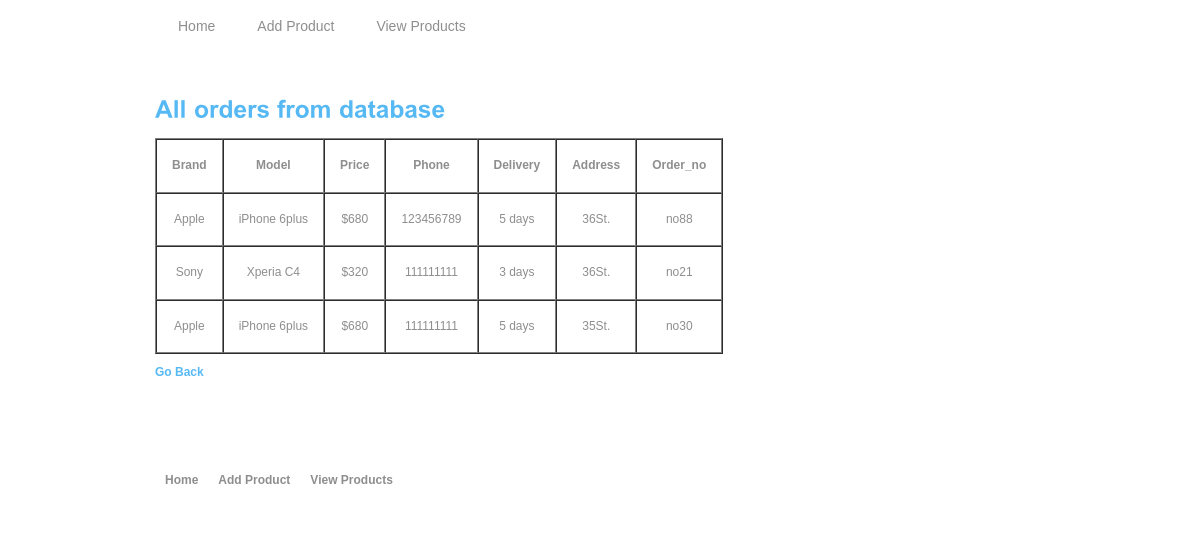
The page /admin/view_order.php on the database its author committed.
### tables this page shows
CREATE TABLE IF NOT EXISTS `buy` (
  `brand` varchar(20) NOT NULL,
  `model` varchar(30) NOT NULL,
  `price` varchar(20) NOT NULL,
  `phone` varchar(20) NOT NULL,
  `delivery` varchar(20) NOT NULL,
  `address` varchar(200) NOT NULL,
  `Order_no` varchar(100) NOT NULL
);

### admin/view_order.php (the view, shortened to what this page needs)
<!DOCTYPE html PUBLIC "-//W3C//DTD XHTML 1.0 Transitional//EN" "http://www.w3.org/TR/xhtml1/DTD/xhtml1-transitional.dtd">
<html xmlns="http://www.w3.org/1999/xhtml">
<head>
<link href="adminstyle.css" rel="stylesheet" type="text/css" />
</head>
<body>
<div class="main">
  <div class="header">
    <div class="header_resize">
      <div class="menu_nav">
        <ul>
          <li><a href="home.php"><span><span>Home</span></span></a></li>
          <li><a href="insert_product.php"><span><span>Add Product</span></span></a></li>
          <li><a href="view_product.php"><span><span>View Products</span></span></a></li>
        </ul>
      </div>
    </div>
  </div>
  <div class="content">
    <div class="content_resize">
      <div class="mainbar">
        <div class="article">
          <h2>All orders from database</h2>
		  <?php
				include("dbconnect.php");
				$view = "SELECT * FROM buy";
				$result = mysqli_query($con, $view);
				echo "<table border='1' cellspacing='0' cellpadding='15px'>";
				echo "<tr>
						  <th>Brand</th>
					  	  <th>Model</th>
					  	  <th>Price</th>
					  	  <th>Phone</th>
						  <th>Delivery</th>
						  <th>Address</th>
						  <th>Order_no</th>
					  </tr>
					 ";
				while(list($b,$m,$p,$phno,$delivery,$add,$order_no) = mysqli_fetch_array($result))
				{
					echo "<tr align='center'>";
					echo "<td>". $b ."</td>";
					echo "<td>". $m ."</td>";
					echo "<td>". $p ."</td>";
					echo "<td>". $phno ."</td>";
					echo "<td>". $delivery ."</td>";
					echo "<td>". $add ."</td>";
					echo "<td>". $order_no ."</td>";
					echo "</tr>";
				}
				echo "</table>";
		  ?>
			<p><a href="home.php">Go Back</a></p>
        </div>
      </div>
    </div>
  </div>
  <div class="footer">
    <div class="footer_resize">
      <ul class="fmenu">
        <li><a href="home.php">Home</a></li>
        <li><a href="insert_product.php">Add Product</a></li>
        <li><a href="view_product.php">View Products</a></li>
      </ul>
    </div>
  </div>
</div>
</body>
</html>

### admin/adminstyle.css (style rules this page uses)
body { margin:0; padding:0; width:100%; color:#8e8e8e; font:normal 12px/1.8em Arial, Helvetica, sans-serif; }
html, .main { padding:0; margin:0; background-color:#fff; }
h2 { font:bold 24px Arial, Helvetica, sans-serif; color:#56b9f4; padding:8px 0; margin:8px 0; }
p { margin:8px 0; padding:0 0 8px 0; font:normal 12px/1.8em Arial, Helvetica, sans-serif; }
a { color:#56b9f4; text-decoration:none; font-weight:bold; }
.header, .content, .menu_nav, .fbg, .footer, form, ol, ol li, ul, .content .mainbar, .content .sidebar { margin:0; padding:0; }
.header_resize, .content_resize, .fbg_resize, .footer_resize { margin:0 auto; padding:0 40px; width:890px; }
.menu_nav { padding:0; float:left; width:auto; height:50px; }
.menu_nav ul { list-style:none; padding-top:14px; }
.menu_nav ul li { margin:0 0 0 4px; float:left; background:url(images/menu_bg.gif) no-repeat right center; }
.menu_nav ul li a { display:block; margin:0; padding:2px 0 8px 19px; color:#8e8e8e; text-decoration:none; font-size:14px; font-weight:normal; }
.menu_nav ul li a span { padding:5px 19px 12px 0; }
.menu_nav ul li a span span { padding:5px 0 12px; }
.content_resize { padding:32px 0 24px 40px; width:930px; background-color:#fff; }
.content .mainbar { float:left; width:630px; }
.content .mainbar .article, .content .sidebar .gadget { margin:0; padding:0 0 16px 0; }
.footer { padding:28px 0 20px; }
ul.fmenu { margin:0; padding:2px 0; list-style:none; float:left; width:auto; }
ul.fmenu li { margin:0; padding:0 4px; float:left; }
ul.fmenu li a { text-decoration:none; padding:2px 6px; color:#8e8e8e; }

### rows shown on the page
buy: brand "Apple", model "iPhone 6plus", price "$680", phone "123456789", delivery "5 days", address "36St.", Order_no "no88"
buy: brand "Sony", model "Xperia C4", price "$320", phone "111111111", delivery "3 days", address "36St.", Order_no "no21"
buy: brand "Apple", model "iPhone 6plus", price "$680", phone "111111111", delivery "5 days", address "35St.", Order_no "no30"
